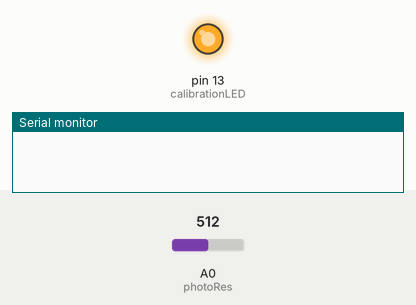
This sketch was run on a simulated Arduino Uno, built with avr-gcc and run on an emulated ATmega328P. Shown: output pins drawn as LEDs (lit = HIGH), the last lines printed to the serial monitor. Inputs (shaded band) come from the test bench; at power-on: A0 (photoRes) = 512.

Above: at 0.1 s.
At 6.2 s:
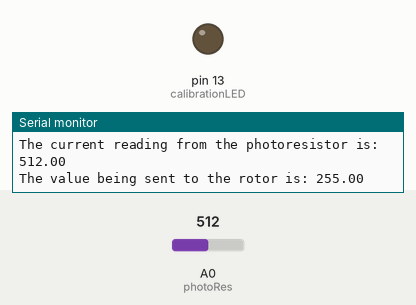
6.3 s: A0 (photoRes) set to 334
7.8 s: A0 (photoRes) set to 309
Timing chart, 0 to 10.8 s (numbered marks = the images above; inputs shaded):
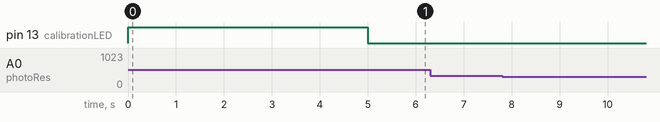

The sketch:

Motor_controlled_by_Ambient_Light_w_Photoresistor.ino
```cpp
int photoRes = A0;      // Assign pin for photoresistor
int powerPin = 3;       // Assign pin for power to rotor
int calibrationLED = 13;

float lightValue;       // Variable for value read from photoresistor
float voltageValue;     // Variable for value being sent to powerPin
int lowerBound = 200;     // Set lower bound for incoming values from photoresistor
int upperBound = 1023;   // Set upper bound for incoming values from photoresistor


void setup() {
  Serial.begin(9600);     // Enable serial monitor
  pinMode(photoRes, INPUT);
  pinMode(powerPin, OUTPUT);
  pinMode(calibrationLED, OUTPUT);

  digitalWrite(calibrationLED, HIGH);         // Turn on on-board LED to indicate calibration

  while(millis() < 5000) {                    // During the first 5 seconds of bootup
    lightValue = analogRead(photoRes);        // Read value from photoresistor and save it to lightValue

    if (lightValue < lowerBound) {            // If current low light ambient value is less than intial, then reset to current
      lowerBound = lightValue;
    }
    if (lightValue < upperBound || lightValue > upperBound) {            // if current max light ambient value is greater than or less than initial, then reset to current
      upperBound = lightValue;
    }
  }

  digitalWrite(calibrationLED, LOW);          // Turn off on-board LED to indicate calibration has ended

}

void loop() {
  lightValue = analogRead(photoRes);    // Read value from photoresistor
  Serial.print("The current reading from the photoresistor is: ");
  Serial.println(lightValue);
  voltageValue =
    map(lightValue, lowerBound, upperBound, 0, 255);        // Map the reading from lightValue which should have a value between lowerBound and upperBound to values that can be written
                                                            // by the analogWrite command 0 to 255
  Serial.print("The value being sent to the rotor is: ");
  Serial.println(voltageValue);

  // analogWrite(powerPin, voltageValue);

  delay(500);

}
```
